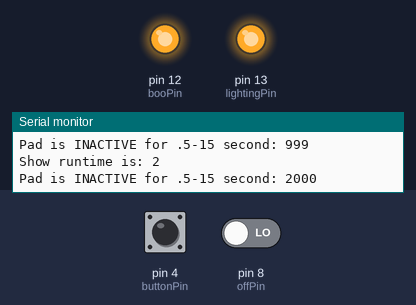
Simulated run of this sketch. Board: Arduino Uno, built with avr-gcc and run on an emulated ATmega328P. Shown: output pins drawn as LEDs (lit = HIGH), the last lines printed to the serial monitor. Inputs (shaded band) come from the test bench; at power-on: pin 4 (buttonPin) LOW, pin 8 (offPin) LOW.

Above: at 2.8 s.
2.9 s: pin 4 (buttonPin) pulled HIGH for 1.2 s
5.6 s: pin 8 (offPin) driven HIGH
At 6.5 s:
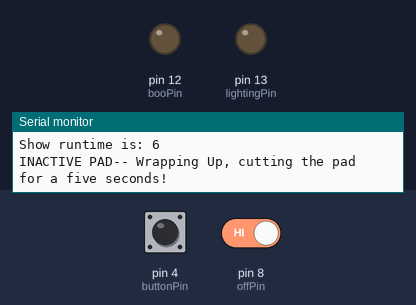
9.7 s: pin 8 (offPin) driven LOW
At 12.3 s:
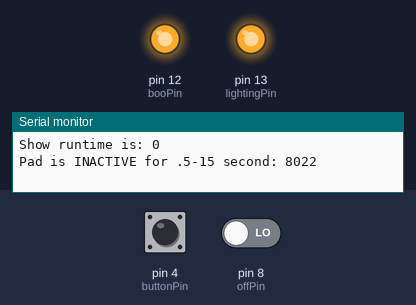
13.5 s: pin 4 (buttonPin) pulled HIGH for 3.2 s
18.2 s: pin 4 (buttonPin) driven HIGH and pin 8 (offPin) driven HIGH
At 20.2 s:
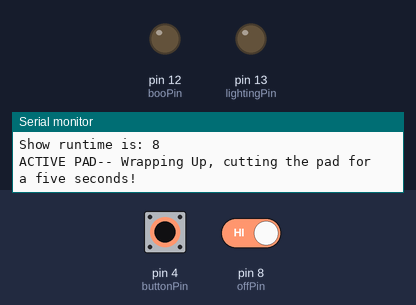
20.5 s: pin 4 (buttonPin) driven LOW and pin 8 (offPin) driven LOW
Timing chart, 0 to 35.5 s (numbered marks = the images above; inputs shaded):
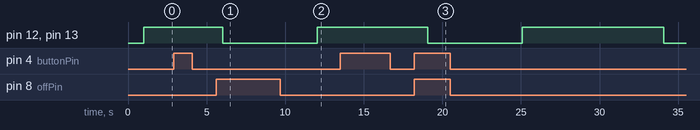

Measured:
- after the input at 5.6 s, pin 12 (booPin), pin 13 (lightingPin): HIGH → LOW after 0.42 s
- after the input at 9.7 s, pin 12 (booPin), pin 13 (lightingPin): LOW → HIGH after 2.3 s
- after the input at 18.2 s, pin 12 (booPin), pin 13 (lightingPin): HIGH → LOW after 0.87 s

The sketch:

greyhound-arduino-mat-timeout.ino
```cpp
const int buttonPin = 4;
const int booPin = 12;
const int offPin = 8;
const int lightingPin = 13;


int buttonState = 0;     // current state of the button
int wrapUpState = 0;     // current state of the wrapup
int lastButtonState = 0; // previous state of the button
unsigned long startPressed = 0;    // the moment the button was pressed
unsigned long endPressed = 0;      // the moment the button was released
unsigned long holdTime = 0;        // how long the button was hold
unsigned long idleTime = 0;        // how long the button was idle
int showRun = 0;        // how long the show is


void setup() {
  pinMode(buttonPin, INPUT); // initialize the step pad as INPUT
  pinMode(booPin, OUTPUT); // initialize the booBox pad signal as OUTPOT
  pinMode(offPin, INPUT); // Check for last 30 seconds of feature
  pinMode(lightingPin, OUTPUT); // iLighting pin to Pharos
  Serial.begin(9600);        // initialize serial communication for debugging
}

void loop() {
  buttonState = digitalRead(buttonPin); // read the button input
  wrapUpState = digitalRead(offPin); // check if the BooBox is giving us the kill signal
  //Serial.print("End Warning Trigger: ");
  //Serial.println(wrapUpState);
  updateState();
  delay(1000);
  //if (buttonState != lastButtonState) { // button state changed
  //   updateState();
  //}
  lastButtonState = buttonState;        // save state for next loop
}

void updateState() {
  // the pad has been just pressed -- keep the contact ON to the BooBox until we get the wrapUpState OK
  if (buttonState == HIGH) {
      startPressed = millis();
      showRun = showRun + 1;
      idleTime = startPressed - endPressed;
      digitalWrite(booPin, HIGH);
      digitalWrite(lightingPin, HIGH);
      Serial.print("Pad is ACTIVE: ");
      Serial.println(idleTime);
      Serial.print("Show runtime is: ");
      Serial.println(showRun);


      if (wrapUpState == HIGH) {
          Serial.println("ACTIVE PAD-- Wrapping Up, cutting the pad for a five seconds!");
          digitalWrite(booPin, LOW);
          digitalWrite(lightingPin, LOW);
          showRun = 0;
          delay(5000);
      }
      if (showRun >= 95) {
          Serial.println("ACTIVE PAD-- No show is longer than 95 seconds!");
          digitalWrite(booPin, LOW);
          digitalWrite(lightingPin, LOW);
          showRun = 0;
          delay(5000);
      }

  // the pad has been just released, await 10 seconds to cut
  } else {
      endPressed = millis();
      holdTime = endPressed - startPressed;
      Serial.print("Show runtime is: ");
      Serial.println(showRun);
      showRun = showRun + 1;
      if (wrapUpState == HIGH) {
          Serial.println("INACTIVE PAD-- Wrapping Up, cutting the pad for a five seconds!");
          digitalWrite(booPin, LOW);
          digitalWrite(lightingPin, LOW);
          showRun = 0;
          delay(5000);
      }

      if (wrapUpState == LOW) {
        if (holdTime >= 500 && holdTime < 15000) {
            Serial.print("Pad is INACTIVE for .5-15 second: ");
            Serial.println(holdTime);
            digitalWrite(booPin, HIGH);
            digitalWrite(lightingPin, HIGH);
        }

        if (holdTime >= 15000) {
            Serial.print("Pad is INACTIVE for 15 second or more: ");
            Serial.println(holdTime);
            digitalWrite(booPin, LOW);
            digitalWrite(lightingPin, LOW);
            showRun = 0;
        }
      }

  }
}
```
